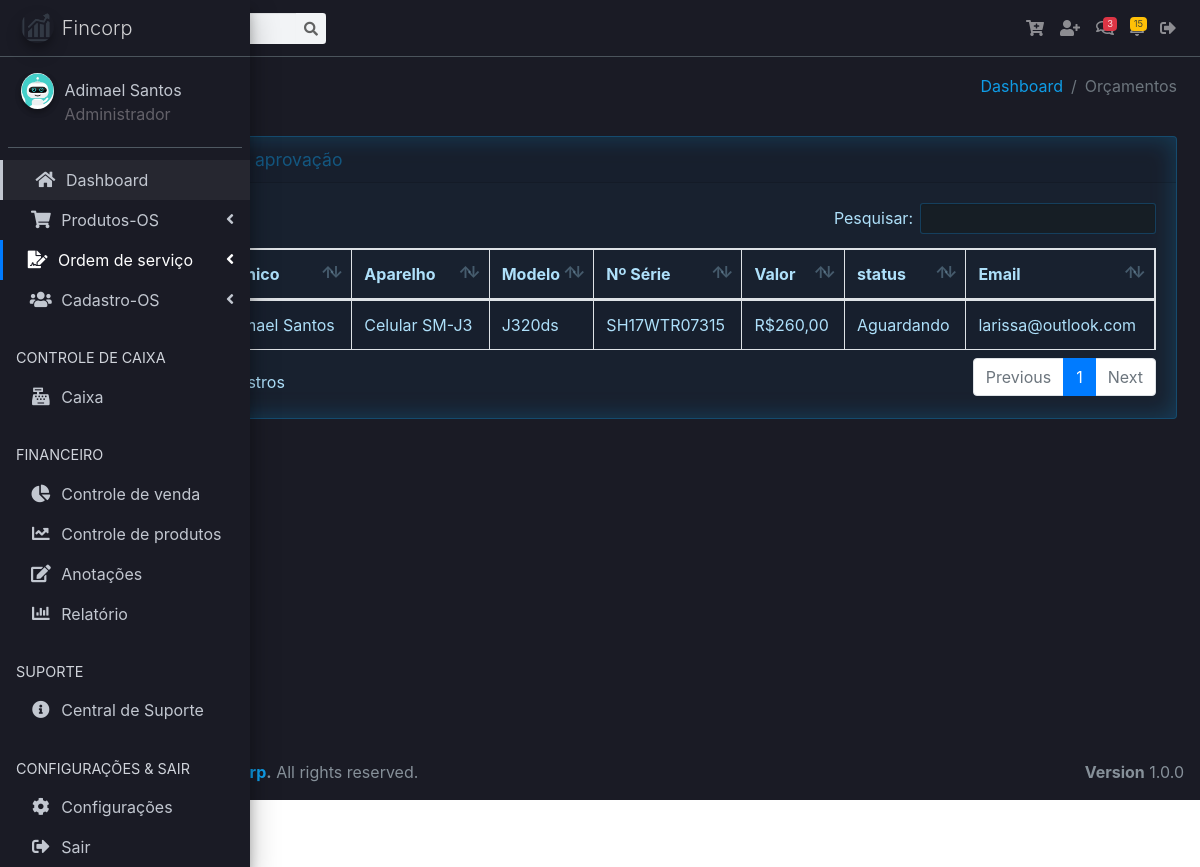
The app's page /vv/rel_orcamentos.php (signed in) with its own data.
### tables this page shows
CREATE TABLE `tb_orcamentos` (
  `id` int(11) NOT NULL,
  `id_user` int(11) NOT NULL,
  `cliente` varchar(32) NOT NULL,
  `tecnico` varchar(32) NOT NULL,
  `aparelho` varchar(32) NOT NULL,
  `serie` varchar(30) DEFAULT NULL,
  `modelo` varchar(32) NOT NULL,
  `defeito` varchar(255) NOT NULL,
  `laudo` varchar(255) DEFAULT NULL,
  `obs` varchar(255) DEFAULT NULL,
  `valor_servico` varchar(11) DEFAULT NULL,
  `peca1` varchar(32) DEFAULT NULL,
  `valor_peca1` varchar(11) DEFAULT NULL,
  `peca2` varchar(32) DEFAULT NULL,
  `valor_peca2` varchar(11) DEFAULT NULL,
  `peca3` varchar(32) DEFAULT NULL,
  `valor_peca3` varchar(11) DEFAULT NULL,
  `peca4` varchar(32) DEFAULT NULL,
  `valor_peca4` varchar(11) DEFAULT NULL,
  `desconto` varchar(11) DEFAULT NULL,
  `valor_total` varchar(11) DEFAULT NULL,
  `pagamento` varchar(32) DEFAULT NULL,
  `data_abertura` date NOT NULL,
  `status` varchar(32) NOT NULL,
  `data_aprovacao` date DEFAULT NULL
);

CREATE TABLE `tb_clientes` (
  `id_cliente` int(11) NOT NULL,
  `id_user` int(11) NOT NULL,
  `nome` varchar(32) NOT NULL,
  `cpf` varchar(20) NOT NULL,
  `endereco` varchar(128) NOT NULL,
  `cidade` varchar(45) NOT NULL,
  `estado` varchar(20) NOT NULL,
  `cep` varchar(20) NOT NULL,
  `telefone` varchar(45) NOT NULL,
  `email` varchar(100) DEFAULT NULL,
  `dt_registro` timestamp NOT NULL DEFAULT current_timestamp()
);

### vv/rel_orcamentos.php (the view, shortened to what this page needs)
<?php
require_once("header.php");
?>
<body class="hold-transition sidebar-mini">
<div class="wrapper">
  <nav class="main-header navbar navbar-expand navbar-dark navbar-light">
    <ul class="navbar-nav">
      <li class="nav-item">
        <a class="nav-link" data-widget="pushmenu" href="#" role="button"><i class="fas fa-bars"></i></a>
      </li>
    </ul>
    <form class="form-inline ml-3">
      <div class="input-group input-group-sm">
        <div class="input-group-append">
          <button name="buttonPesquisar" class="btn btn-navbar" type="submit">
            <i class="fas fa-search"></i>
          </button>
        </div>
      </div>
    </form>
    <ul class="navbar-nav ml-auto">
      <li class="nav-item dropdown">
        <a class="nav-link" href="#" title="Add Produtos" data-toggle="modal"
        data-target=".bd-example-modal-lg-produto">
          <i class="fas fa-cart-plus"></i>
        </a>
      </li>
      <li class="nav-item dropdown">
        <a class="nav-link" href="#" title="Add cliente" data-toggle="modal"
        data-target=".bd-example-modal-lg">
          <i class="fas fa-user-plus"></i>
        </a>
      </li>
      <li class="nav-item dropdown">
        <a class="nav-link" data-toggle="dropdown" href="#">
          <span class="badge badge-danger navbar-badge">3</span>
        </a>
      </li>
      <li class="nav-item dropdown">
        <a class="nav-link" data-toggle="dropdown" href="#">
          <span class="badge badge-warning navbar-badge">15</span>
        </a>
      </li>
      <li class="nav-item dropdown">
        <a class="nav-link" href="../logout.php" title="Sair">
          <i class="fas fa-sign-out-alt"></i>
        </a>
      </li>
    </ul>
  </nav>
  <aside class="main-sidebar sidebar-dark-primary elevation-4">
    <a href="dashboard.php" class="brand-link">
      <img src="../assets/dist/img/crm.png"
           alt="AdminLTE Logo"
           class="brand-image img-circle elevation-3"
           style="opacity: .8">
      <span class="brand-text font-weight-light">Fincorp</span>
    </a>
    <div class="sidebar">
      <div class="user-panel mt-3 pb-3 mb-3 d-flex">
        <div class="image">
          <img src="../assets/images/avatars/<?=$_SESSION['foto_user'];?>" class="img-circle elevation-2" alt="User Image">
        </div>
        <div class="info">
          <a href="#" class="d-block"><?php echo $_SESSION['nome_user']; ?></a>
          <span class="access_level"><?php echo $_SESSION['access_level']; ?></span>
        </div>
      </div>
      <nav class="mt-2">
        <ul class="nav nav-pills nav-sidebar nav-child-indent nav-flat nav-legacy flex-column" data-widget="treeview" role="menu" data-accordion="false">
          <li class="nav-item has-treeview menu-open">
            <ul class="nav nav-treeview">
              <li class="nav-item">
                <a href="dashboard.php" class="nav-link">
                  <i class="fas fa-home nav-icon"></i>
                  <p>Dashboard</p>
                </a>
              </li>
            </ul>
          </li>
          <li class="nav-item has-treeview">
            <a href="#" class="nav-link">
              <i class="nav-icon fas fa-shopping-cart"></i>
              <p>
                Produtos-OS
                <i class="right fas fa-angle-left"></i>
              </p>
            </a>
          </li>
          <li class="nav-item has-treeview">
            <a href="#" class="nav-link active">
              <i class="nav-icon fas fa-file-signature"></i>
              <p>
                Ordem de serviço
                <i class="fas fa-angle-left right"></i>
              </p>
            </a>
          </li>
          <li class="nav-item has-treeview">
            <a href="#" class="nav-link">
              <i class="nav-icon fas fa-users"></i>
              <p>
                Cadastro-OS
                <i class="fas fa-angle-left right"></i>
              </p>
            </a>
          </li>
          <li class="nav-header">CONTROLE DE CAIXA</li>
          <li class="nav-item">
            <a href="https://adminlte.io/docs/3.0" class="nav-link">
              <i class="nav-icon fas fa-cash-register"></i>
              <p>Caixa</p>
            </a>
          </li>
          <li class="nav-header">FINANCEIRO</li>
          <li class="nav-item">
            <a href="#" class="nav-link">
              <i class="nav-icon fas fa-chart-pie"></i>
              <p>Controle de venda</p>
            </a>
          </li>
          <li class="nav-item">
            <a href="#" class="nav-link">
              <i class="nav-icon fas fa-chart-line"></i>
              <p>Controle de produtos</p>
            </a>
          </li>
          <li class="nav-item">
            <a href="#" class="nav-link">
              <i class="nav-icon fas fa-edit"></i>
              <p>Anotações</p>
            </a>
          </li>
          <li class="nav-item">
            <a href="#" class="nav-link">
              <i class="nav-icon fas fa-chart-bar"></i>
              <p>Relatório</p>
            </a>
          </li>
          <li class="nav-header">SUPORTE</li>
          <li class="nav-item">
            <a href="#" class="nav-link">
              <i class="nav-icon fas fa-info-circle"></i>
              <p>Central de Suporte</p>
            </a>
          </li>
          <li class="nav-header">CONFIGURAÇÕES & SAIR</li>
          <li class="nav-item">
            <a href="#" class="nav-link">
              <i class="nav-icon fas fa-cog"></i>
              <p>Configurações</p>
            </a>
          </li>
          <li class="nav-item">
            <a href="../logout.php" class="nav-link">
              <i class="nav-icon fas fa-sign-out-alt"></i>
              <p>Sair</p>
            </a>
          </li>
        </ul>
      </nav>
    </div>
  </aside>
  <div class="content-wrapper">
    <section class="content-header">
      <div class="container-fluid">
        <div class="row mb-2">
          <div class="col-sm-6">
          </div>
          <div class="col-sm-6">
            <ol class="breadcrumb float-sm-right">
              <li class="breadcrumb-item"><a href="#">Dashboard</a></li>
              <li class="breadcrumb-item active">Orçamentos</li>
            </ol>
          </div>
        </div>
      </div>
    </section>
<section class="content">
<div class="container-fluid">
<div class="row">
<div class="col-12">
<div class="card">
<div class="card-header">
<h3 class="card-title">Orçamentos aguardando aprovação</h3>
</div>
<div class="card-body">
<?php
if(isset($_GET['buttonPesquisar']) and $_GET['txtpesquisar'] != ''){
    $nome = $_GET['txtpesquisar'] . '%';
    $query = "select * from tb_clientes where id_user = $_SESSION[id_user]  order by nome asc";
}else if(isset($_GET['buttonPesquisarCPF']) and $_GET['txtpesquisarcpf'] != ''){
    $nome = $_GET['txtpesquisarcpf'];
    $query = "select * from tb_clientes where cpf = '$nome'  order by nome asc";
}
else{
$query = "select tb_orcamentos.id, tb_orcamentos.cliente, tb_orcamentos.tecnico, tb_orcamentos.aparelho, tb_orcamentos.modelo, tb_orcamentos.serie, tb_orcamentos.laudo, tb_clientes.telefone, tb_clientes.email, tb_orcamentos.valor_total, tb_orcamentos.status, tb_orcamentos.data_abertura from tb_orcamentos join tb_clientes WHERE tb_orcamentos.id_user = tb_clientes.id_user AND status = 'Aguardando' order by cliente ASC";
}
    $result = mysqli_query($conn, $query);
    $row = mysqli_num_rows($result);
if($row == ''){
    echo "<h3> Não existem dados cadastrados no banco </h3>";
}else{
?>
<table id="example1" class="table table-bordered table-striped">
  <thead>
  <tr>
    <th>id</th>
    <th>Cliente</th>
    <th>Técnico</th>
    <th>Aparelho</th>
    <th>Modelo</th>
    <th>Nº Série</th>
    <th>Valor</th>
    <th>status</th>
    <th>Email</th>
  </tr>
  </thead>
  <tbody>
  <?php
    while($res_1 = mysqli_fetch_array($result)){
        $id = $res_1["id"];
        $cliente = $res_1["cliente"];
        $tecnico = $res_1["tecnico"];
        $aparelho = $res_1["aparelho"];
        $modelo = $res_1["modelo"];
        $serie = $res_1["serie"];
        $valor_total = $res_1["valor_total"];
        $status = $res_1["status"];
        $email = $res_1["email"];
    ?>
  <tr>
    <td><?php echo $id; ?></td>
    <td><?php echo $cliente; ?></td>
    <td><?php echo $tecnico; ?></td>
    <td><?php echo $aparelho; ?></td>
    <td><?php echo $modelo; ?></td>
    <td><?php echo $serie; ?></td>
    <td><?php echo $valor_total; ?></td>
    <td><?php echo $status; ?></td>
    <td><?php echo $email; ?></td>
  </tr>
  <?php
        }
    ?>
  </tbody>
</table>
<?php
        }
    ?>
</div>
</div>
</div>
</div>
</div>
</section>
</div>
<?php
require_once("footer.php");
?>
</div>
</body>
</html>

### records on screen
tb_orcamentos: tecnico "Adimael Santos", aparelho "Celular SM-J3", modelo "J320ds", serie "SH17WTR07315", valor_total "R$260,00", status "Aguardando", tb_clientes.email "larissa@outlook.com"

### other values on screen
$_SESSION['nome_user'] "Adimael Santos"
$_SESSION['access_level'] "Administrador"
